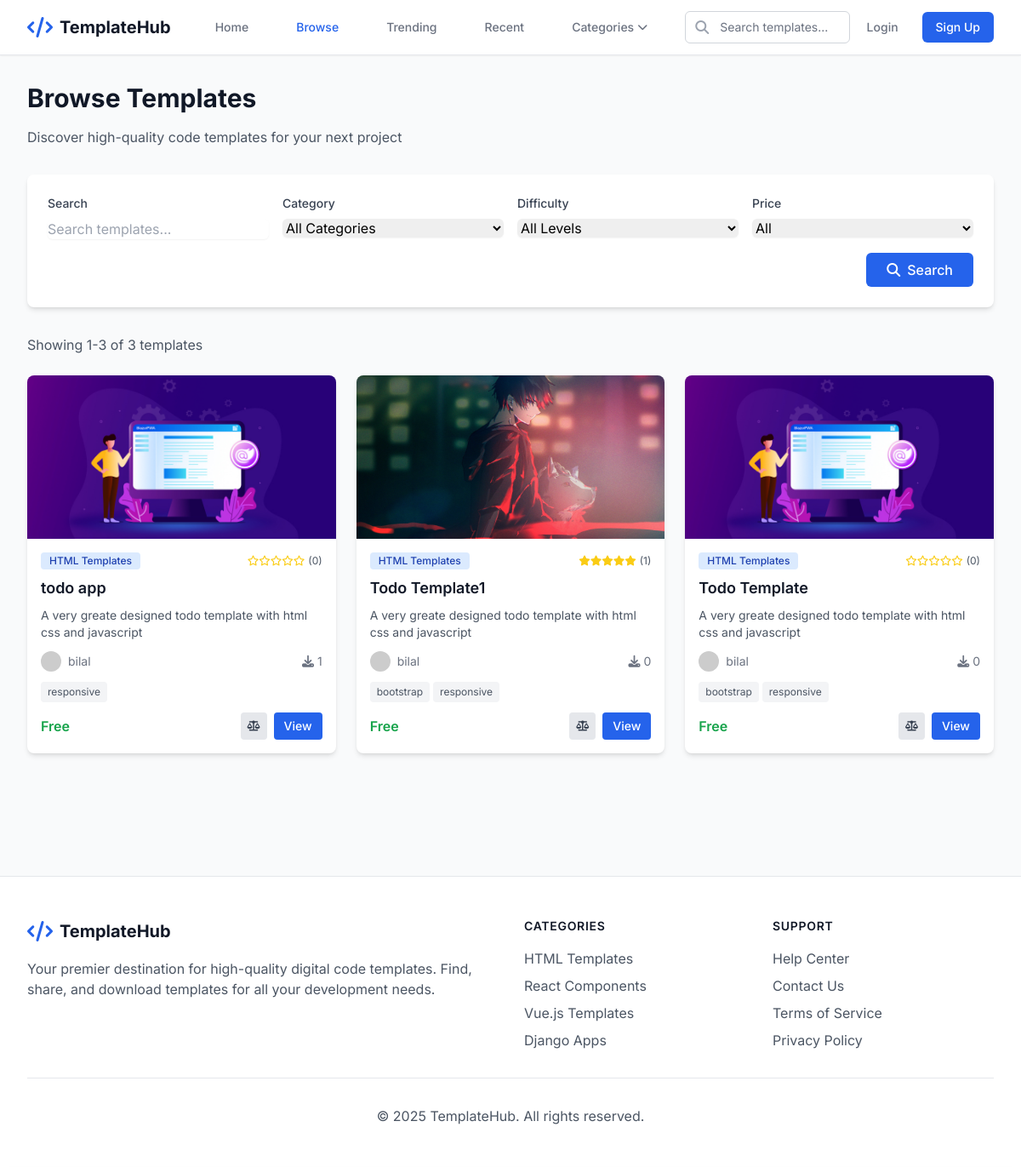
The page /browse/ on the database its author committed.
### templates/models.py (models this page shows, shortened)
class Template(models.Model):
    DIFFICULTY_CHOICES = [
        ('beginner', 'Beginner'),
        ('intermediate', 'Intermediate'),
        ('advanced', 'Advanced'),
    ]
    STATUS_CHOICES = [
        ('draft', 'Draft'),
        ('pending', 'Pending Review'),
        ('published', 'Published'),
        ('rejected', 'Rejected'),
    ]
    title = models.CharField(max_length=200)
    slug = models.SlugField(max_length=200, unique=True, blank=True)
    description = models.TextField()
    short_description = models.CharField(max_length=300, help_text="Brief description for listings")
    author = models.ForeignKey(User, on_delete=models.CASCADE, related_name='templates')
    category = models.ForeignKey(Category, on_delete=models.CASCADE, related_name='templates')
    tags = models.ManyToManyField(Tag, blank=True, related_name='templates')
    template_file = models.FileField(upload_to=template_upload_path, help_text="Upload ZIP file containing template")
    preview_image = models.ImageField(upload_to=template_preview_path, blank=True, null=True)
    demo_url = models.URLField(blank=True, help_text="Live demo URL")
    difficulty = models.CharField(max_length=20, choices=DIFFICULTY_CHOICES, default='beginner')
    version = models.CharField(max_length=20, default='1.0.0')
    file_size = models.PositiveIntegerField(blank=True, null=True, help_text="File size in bytes")
    download_count = models.PositiveIntegerField(default=0)
    status = models.CharField(max_length=20, choices=STATUS_CHOICES, default='draft')
    is_featured = models.BooleanField(default=False)
    is_free = models.BooleanField(default=True)
    price = models.DecimalField(max_digits=10, decimal_places=2, default=0.00)
    created_at = models.DateTimeField(auto_now_add=True)
    updated_at = models.DateTimeField(auto_now=True)
    class Meta:
        ordering = ['-created_at']
    def get_absolute_url(self):
        return reverse('templates:template_detail', kwargs={'pk': self.pk})
    @property
    def average_rating(self):
        reviews = self.reviews.all()
        if reviews:
            return sum(review.rating for review in reviews) / len(reviews)
        return 0
    @property
    def review_count(self):
        return self.reviews.count()

class Category(models.Model):
    name = models.CharField(max_length=100, unique=True)
    slug = models.SlugField(max_length=100, unique=True, blank=True)
    description = models.TextField(blank=True)
    icon = models.CharField(max_length=50, blank=True, help_text="Font Awesome icon class")
    created_at = models.DateTimeField(auto_now_add=True)
    class Meta:
        verbose_name_plural = "Categories"
        ordering = ['name']
    def __str__(self):
        return self.name

class Tag(models.Model):
    name = models.CharField(max_length=50, unique=True)
    slug = models.SlugField(max_length=50, unique=True, blank=True)
    created_at = models.DateTimeField(auto_now_add=True)
    class Meta:
        ordering = ['name']

### templates/views.py (the view, shortened to what this page needs)
# urls.py: path('browse/', views.template_list, name='template_list'),
def template_list(request):
    form = TemplateSearchForm(request.GET)
    templates = Template.objects.filter(status='published').select_related('category', 'author')
    if form.is_valid():
        q = form.cleaned_data.get('q')
        category = form.cleaned_data.get('category')
        difficulty = form.cleaned_data.get('difficulty')
        is_free = form.cleaned_data.get('is_free')
        if category:
            templates = templates.filter(category=category)
        if difficulty:
            templates = templates.filter(difficulty=difficulty)
        if is_free == 'true':
            templates = templates.filter(is_free=True)
        elif is_free == 'false':
            templates = templates.filter(is_free=False)
    paginator = Paginator(templates, 12)
    page_number = request.GET.get('page')
    page_obj = paginator.get_page(page_number)
    context = {
        'form': form,
        'page_obj': page_obj,
        'templates': page_obj,
    }
    return render(request, 'templates/template_list.html', context)

### templates/templates/templates/template_list.html (shortened to what this page needs)
{% extends 'base.html' %}
{% block content %}
<div class="max-w-7xl mx-auto px-4 sm:px-6 lg:px-8 py-8">
    <div class="mb-8">
        <h1 class="text-3xl font-bold text-gray-900 mb-4">Browse Templates</h1>
        <p class="text-gray-600">Discover high-quality code templates for your next project</p>
    </div>
    <div class="bg-white rounded-lg shadow-md p-6 mb-8">
        <form method="get" class="grid grid-cols-1 md:grid-cols-4 gap-4">
            <div>
                <label for="{{ form.q.id_for_label }}" class="block text-sm font-medium text-gray-700 mb-2">
                    Search
                </label>
                {{ form.q }}
            </div>
            <div>
                <label for="{{ form.category.id_for_label }}" class="block text-sm font-medium text-gray-700 mb-2">
                    Category
                </label>
                {{ form.category }}
            </div>
            <div>
                <label for="{{ form.difficulty.id_for_label }}" class="block text-sm font-medium text-gray-700 mb-2">
                    Difficulty
                </label>
                {{ form.difficulty }}
            </div>
            <div>
                <label for="{{ form.is_free.id_for_label }}" class="block text-sm font-medium text-gray-700 mb-2">
                    Price
                </label>
                {{ form.is_free }}
            </div>
            <div class="md:col-span-4 flex justify-end">
                <button type="submit" class="bg-primary-600 text-white px-6 py-2 rounded-md font-medium hover:bg-primary-700 transition-colors">
                    <i class="fas fa-search mr-2"></i>Search
                </button>
            </div>
        </form>
    </div>
    <div class="mb-6">
        <div class="flex items-center justify-between">
            <p class="text-gray-600">
                {% if page_obj.paginator.count %}
                    Showing {{ page_obj.start_index }}-{{ page_obj.end_index }} of {{ page_obj.paginator.count }} templates
                {% else %}
                    No templates found
                {% endif %}
            </p>
        </div>
    </div>
    {% if templates %}
        <div class="grid grid-cols-1 md:grid-cols-2 lg:grid-cols-3 xl:grid-cols-4 gap-6 mb-8">
            {% for template in templates %}
                <div class="bg-white rounded-lg shadow-md overflow-hidden hover:shadow-lg transition-shadow">
                    {% if template.preview_image %}
                        <img src="{{ template.preview_image.url }}" alt="{{ template.title }}" class="w-full h-48 object-cover">
                    {% else %}
                        <div class="w-full h-48 bg-gradient-to-br from-primary-100 to-primary-200 flex items-center justify-center">
                            <i class="fas fa-code text-primary-600 text-4xl"></i>
                        </div>
                    {% endif %}
                    <div class="p-4">
                        <div class="flex items-center justify-between mb-2">
                            <span class="bg-primary-100 text-primary-800 text-xs font-medium px-2.5 py-0.5 rounded">
                                {{ template.category.name }}
                            </span>
                            <div class="flex items-center text-yellow-400">
                                {% for i in "12345" %}
                                    {% if forloop.counter <= template.average_rating %}
                                        <i class="fas fa-star text-xs"></i>
                                    {% else %}
                                        <i class="far fa-star text-xs"></i>
                                    {% endif %}
                                {% endfor %}
                                <span class="text-gray-600 text-xs ml-1">({{ template.review_count }})</span>
                            </div>
                        </div>
                        <h3 class="text-lg font-semibold text-gray-900 mb-2 line-clamp-2">{{ template.title }}</h3>
                        <p class="text-gray-600 text-sm mb-3 line-clamp-2">{{ template.short_description }}</p>
                        <div class="flex items-center justify-between text-sm text-gray-500 mb-3">
                            <div class="flex items-center">
                                <img class="h-6 w-6 rounded-full mr-2"
                                     src="https://ui-avatars.com/api/?name={{ template.author.username }}&background=3b82f6&color=fff&size=24"
                                     alt="{{ template.author.username }}">
                                <span>{{ template.author.username }}</span>
                            </div>
                            <div class="flex items-center">
                                <i class="fas fa-download mr-1"></i>
                                {{ template.download_count }}
                            </div>
                        </div>
                        {% if template.tags.all %}
                            <div class="flex flex-wrap gap-1 mb-3">
                                {% for tag in template.tags.all|slice:":3" %}
                                    <span class="bg-gray-100 text-gray-600 text-xs px-2 py-1 rounded">{{ tag.name }}</span>
                                {% endfor %}
                            </div>
                        {% endif %}
                        <div class="flex items-center justify-between">
                            <div>
                                {% if template.is_free %}
                                    <span class="text-green-600 font-semibold">Free</span>
                                {% else %}
                                    <span class="text-gray-900 font-semibold">${{ template.price }}</span>
                                {% endif %}
                            </div>
                            <div class="flex space-x-2">
                                <button onclick="addToCompare({{ template.pk }}, '{{ template.title|escapejs }}')"
                                        class="bg-gray-200 text-gray-700 px-2 py-1.5 rounded text-xs font-medium hover:bg-gray-300 transition-colors"
                                        title="Add to compare">
                                    <i class="fas fa-balance-scale"></i>
                                </button>
                                <a href="{{ template.get_absolute_url }}"
                                   class="bg-primary-600 text-white px-3 py-1.5 rounded text-sm font-medium hover:bg-primary-700 transition-colors">
                                    View
                                </a>
                            </div>
                        </div>
                    </div>
                </div>
            {% endfor %}
        </div>
    {% endif %}
</div>
{% endblock %}

### global_templates/base.html (style rules this page uses)
body { font-family: 'Inter', sans-serif; }

### templates/templates/templates/template_list.html (style rules this page uses)
.line-clamp-2 { display: -webkit-box; -webkit-line-clamp: 2; -webkit-box-orient: vertical; overflow: hidden; }

### rows shown on the page
Template: preview_image (picture), category.name "HTML Templates", review_count "0", title "todo app", short_description "A very greate designed todo template with html css and javascript", author.username "bilal", download_count "1", is_free "Free"
Tag: name "responsive"
Template: preview_image (picture), category.name "HTML Templates", review_count "1", title "Todo Template1", short_description "A very greate designed todo template with html css and javascript", author.username "bilal", download_count "0", is_free "Free"
Tag: name "bootstrap"
Template: preview_image (picture), category.name "HTML Templates", review_count "0", title "Todo Template", short_description "A very greate designed todo template with html css and javascript", author.username "bilal", download_count "0", is_free "Free"

### other values the page prints
{{ page_obj.start_index }} "1"
{{ page_obj.end_index }} "3"
{{ page_obj.paginator.count }} "3"
